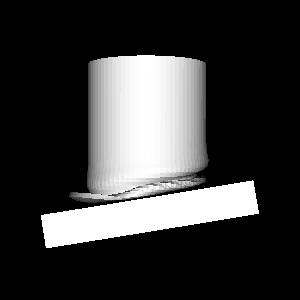

This figure's Python source:
#!/usr/bin/env python
# Demonstrate vtkTemporalInterpolator on temporal Exodus data (can.ex2).

import os

import vtkmodules.vtkInteractionStyle  # noqa: F401
import vtkmodules.vtkRenderingOpenGL2  # noqa: F401

from vtkmodules.vtkFiltersGeometry import vtkCompositeDataGeometryFilter
from vtkmodules.vtkFiltersHybrid import vtkTemporalInterpolator
from vtkmodules.vtkIOIOSS import vtkIOSSReader
from vtkmodules.vtkRenderingCore import (
    vtkActor,
    vtkPolyDataMapper,
    vtkRenderWindow,
    vtkRenderWindowInteractor,
    vtkRenderer,
)

data_dir = os.environ.get("VPE_DATA_DIR", os.path.dirname(os.path.abspath(__file__)))

# Read temporal Exodus data
reader = vtkIOSSReader()
reader.SetFileName(os.path.join(data_dir, "can.ex2"))

# Temporal interpolation
interpolator = vtkTemporalInterpolator()
interpolator.SetInputConnection(reader.GetOutputPort())

# Convert composite data to polydata
geom = vtkCompositeDataGeometryFilter()
geom.SetInputConnection(interpolator.GetOutputPort())
geom.UpdateTimeStep(0.001)

mapper = vtkPolyDataMapper()
mapper.SetInputDataObject(geom.GetOutputDataObject(0))

actor = vtkActor()
actor.SetMapper(mapper)

renderer = vtkRenderer()
renderer.AddActor(actor)

render_window = vtkRenderWindow()
render_window.AddRenderer(renderer)
render_window.SetWindowName("temporal interpolator")

interactor = vtkRenderWindowInteractor()
interactor.SetRenderWindow(render_window)

# Scene
renderer.ResetCamera()
renderer.GetActiveCamera().Elevation(90)

interactor.Initialize()
interactor.Start()
